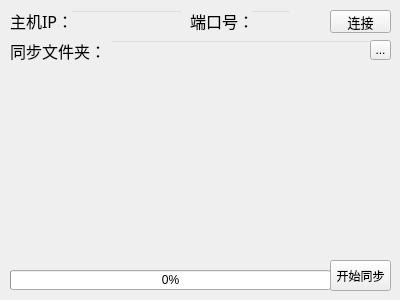
<?xml version="1.0" encoding="UTF-8"?>
<ui version="4.0">
 <class>MainWidget</class>
 <widget class="QWidget" name="MainWidget">
  <property name="geometry">
   <rect>
    <x>0</x>
    <y>0</y>
    <width>400</width>
    <height>300</height>
   </rect>
  </property>
  <property name="minimumSize">
   <size>
    <width>400</width>
    <height>300</height>
   </size>
  </property>
  <property name="maximumSize">
   <size>
    <width>400</width>
    <height>300</height>
   </size>
  </property>
  <property name="windowTitle">
   <string>FileSyncClient</string>
  </property>
  <widget class="QLineEdit" name="lineEdit_IP">
   <property name="geometry">
    <rect>
     <x>70</x>
     <y>10</y>
     <width>113</width>
     <height>20</height>
    </rect>
   </property>
   <property name="font">
    <font>
     <family>楷体</family>
    </font>
   </property>
   <property name="styleSheet">
    <string notr="true">background-color: rgba(255, 255, 255, 0);</string>
   </property>
  </widget>
  <widget class="QLabel" name="label">
   <property name="geometry">
    <rect>
     <x>10</x>
     <y>10</y>
     <width>61</width>
     <height>21</height>
    </rect>
   </property>
   <property name="font">
    <font>
     <family>楷体</family>
     <pointsize>12</pointsize>
     <weight>50</weight>
     <bold>false</bold>
    </font>
   </property>
   <property name="text">
    <string>主机IP：</string>
   </property>
  </widget>
  <widget class="QLabel" name="label_2">
   <property name="geometry">
    <rect>
     <x>190</x>
     <y>10</y>
     <width>61</width>
     <height>21</height>
    </rect>
   </property>
   <property name="font">
    <font>
     <family>楷体</family>
     <pointsize>12</pointsize>
     <weight>50</weight>
     <bold>false</bold>
    </font>
   </property>
   <property name="text">
    <string>端口号：</string>
   </property>
  </widget>
  <widget class="QLineEdit" name="lineEdit_Port">
   <property name="geometry">
    <rect>
     <x>250</x>
     <y>10</y>
     <width>41</width>
     <height>20</height>
    </rect>
   </property>
   <property name="styleSheet">
    <string notr="true">background-color: rgba(255, 255, 255, 0);</string>
   </property>
  </widget>
  <widget class="QPushButton" name="pushButton_Connect">
   <property name="geometry">
    <rect>
     <x>330</x>
     <y>10</y>
     <width>61</width>
     <height>23</height>
    </rect>
   </property>
   <property name="font">
    <font>
     <family>楷体</family>
     <pointsize>10</pointsize>
    </font>
   </property>
   <property name="text">
    <string>连接</string>
   </property>
  </widget>
  <widget class="QLabel" name="label_3">
   <property name="geometry">
    <rect>
     <x>10</x>
     <y>40</y>
     <width>91</width>
     <height>21</height>
    </rect>
   </property>
   <property name="font">
    <font>
     <family>楷体</family>
     <pointsize>12</pointsize>
     <weight>50</weight>
     <bold>false</bold>
    </font>
   </property>
   <property name="text">
    <string>同步文件夹：</string>
   </property>
  </widget>
  <widget class="QLineEdit" name="lineEdit_Dir">
   <property name="geometry">
    <rect>
     <x>110</x>
     <y>40</y>
     <width>261</width>
     <height>20</height>
    </rect>
   </property>
   <property name="font">
    <font>
     <family>楷体</family>
    </font>
   </property>
   <property name="styleSheet">
    <string notr="true">background-color: rgba(255, 255, 255, 0);</string>
   </property>
  </widget>
  <widget class="QToolButton" name="toolButton_ChooseDir">
   <property name="geometry">
    <rect>
     <x>370</x>
     <y>40</y>
     <width>21</width>
     <height>20</height>
    </rect>
   </property>
   <property name="text">
    <string>...</string>
   </property>
  </widget>
  <widget class="QTextEdit" name="textEdit">
   <property name="geometry">
    <rect>
     <x>10</x>
     <y>70</y>
     <width>381</width>
     <height>181</height>
    </rect>
   </property>
   <property name="font">
    <font>
     <family>楷体</family>
    </font>
   </property>
   <property name="styleSheet">
    <string notr="true">background-color: rgba(255, 255, 255, 0);</string>
   </property>
   <property name="readOnly">
    <bool>true</bool>
   </property>
  </widget>
  <widget class="QProgressBar" name="progressBar">
   <property name="geometry">
    <rect>
     <x>10</x>
     <y>270</y>
     <width>321</width>
     <height>20</height>
    </rect>
   </property>
   <property name="value">
    <number>0</number>
   </property>
  </widget>
  <widget class="QPushButton" name="pushButton_Start">
   <property name="geometry">
    <rect>
     <x>330</x>
     <y>260</y>
     <width>61</width>
     <height>31</height>
    </rect>
   </property>
   <property name="font">
    <font>
     <family>楷体</family>
    </font>
   </property>
   <property name="text">
    <string>开始同步</string>
   </property>
  </widget>
  <widget class="QLabel" name="label_ProgressFileName">
   <property name="geometry">
    <rect>
     <x>10</x>
     <y>270</y>
     <width>291</width>
     <height>21</height>
    </rect>
   </property>
   <property name="text">
    <string/>
   </property>
   <property name="alignment">
    <set>Qt::AlignCenter</set>
   </property>
  </widget>
 </widget>
 <resources/>
 <connections/>
</ui>
